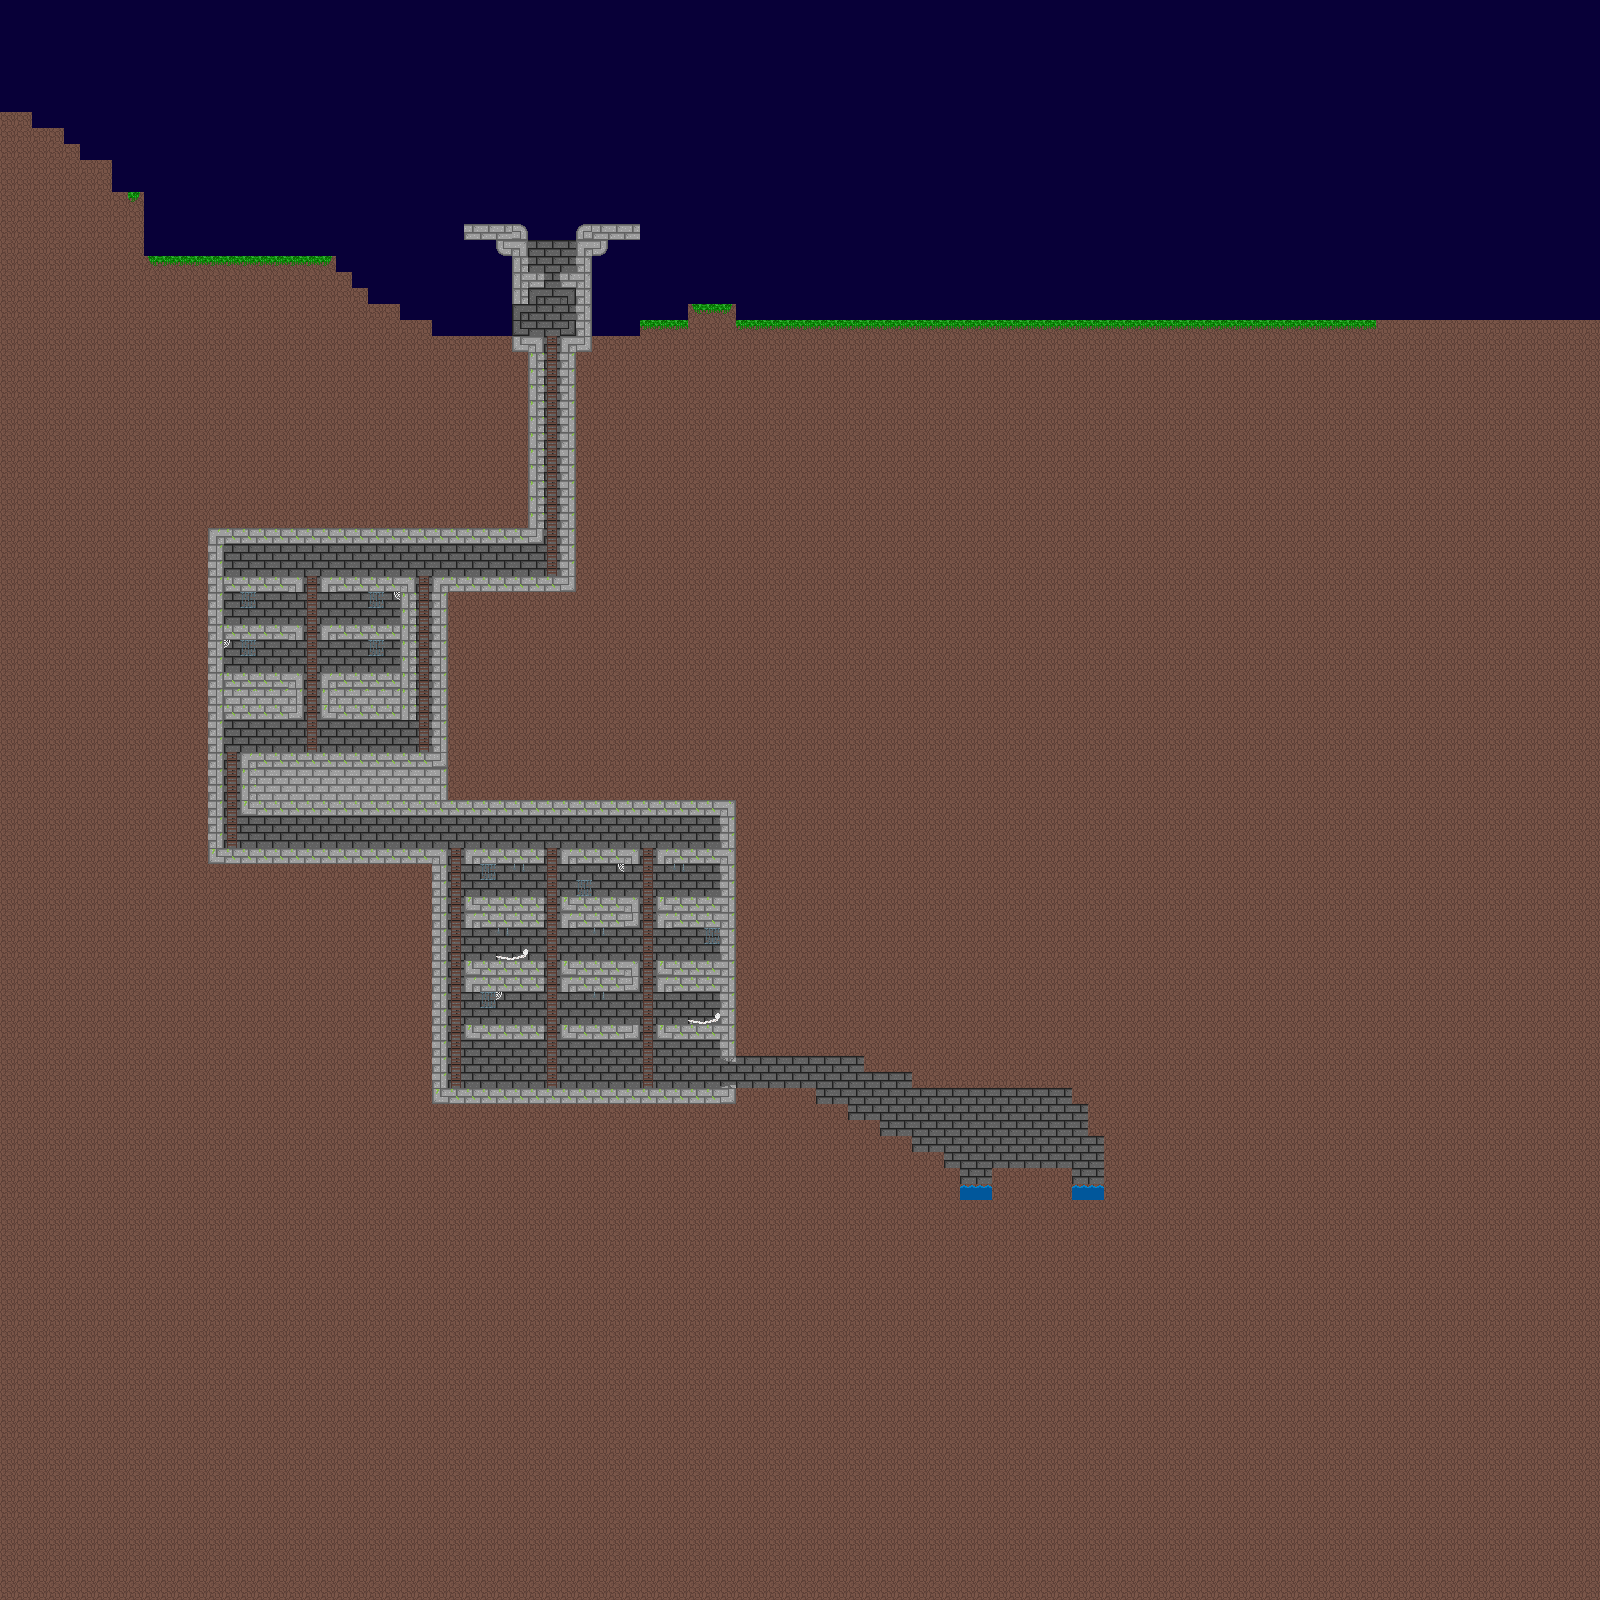

A 2D game scene composited from a Tiled map and its tileset images. What follows is a short description and the map's XML, with each tile layer's data collapsed to a summary:
An orthogonal 100x100 tile map with 16x16 px tiles, 4 tile layers (back, mid, collide, front) and 47 objects (24x door, 14x enemy, 7x ladder, player, crown).

<map version="1.4" tiledversion="1.4.3" orientation="orthogonal" renderorder="right-down" width="100" height="100" tilewidth="16" tileheight="16" infinite="0" backgroundcolor="#080038" nextlayerid="6" nextobjectid="52">
 <tileset firstgid="1" name="tilemapflat" tilewidth="16" tileheight="16" tilecount="71" columns="71">
  <image source="level3_tiles.png" width="1136" height="16" />
 </tileset>
 <layer id="1" name="back" width="100" height="100">
  <data>[10000 cells, 7995 non-empty, 10 distinct tile ids]</data>
 </layer>
 <layer id="2" name="mid" width="100" height="100">
  <data>[10000 cells, 100 non-empty, 4 distinct tile ids]</data>
 </layer>
 <layer id="3" name="collide" width="100" height="100">
  <data>[10000 cells, 466 non-empty, 24 distinct tile ids]</data>
 </layer>
 <layer id="4" name="front" width="100" height="100">
  <data>[10000 cells, 11 non-empty, 5 distinct tile ids]</data>
 </layer>
 <objectgroup id="5" name="objects">
  <object id="1" type="player" x="160" y="222" width="64" height="34" />
  <object id="3" type="enemy" x="560.5" y="239.375" width="14" height="20.75" />
  <object id="4" type="enemy" x="500.25" y="198.375" width="14" height="20.75" />
  <object id="5" type="enemy" x="331.5" y="552.125" width="14" height="20.75" />
  <object id="6" type="enemy" x="264.75" y="598.375" width="14" height="20.75" />
  <object id="7" type="enemy" x="354.75" y="644.125" width="14" height="20.75" />
  <object id="8" type="enemy" x="391.5" y="728.375" width="14" height="20.75" />
  <object id="9" type="enemy" x="513.75" y="824.375" width="14" height="20.75" />
  <object id="10" type="enemy" x="693.5" y="822.875" width="14" height="20.75" />
  <object id="11" type="enemy" x="693" y="868.375" width="14" height="20.75" />
  <object id="12" type="enemy" x="499.5" y="996.625" width="14" height="20.75" />
  <object id="13" type="enemy" x="689.25" y="928.375" width="14" height="20.75" />
  <object id="14" type="enemy" x="587.75" y="934.875" width="14" height="20.75" />
  <object id="15" type="enemy" x="679.25" y="995.125" width="14" height="20.75" />
  <object id="16" type="enemy" x="926.25" y="1125.12" width="14" height="20.75" />
  <object id="17" type="crown" x="1024" y="1136" width="16" height="32" />
  <object id="18" type="door" x="657" y="992" width="16" height="32" />
  <object id="19" type="door" x="623" y="992" width="16" height="32" />
  <object id="20" type="door" x="657" y="928" width="16" height="32" />
  <object id="21" type="door" x="624" y="928" width="16" height="32" />
  <object id="22" type="door" x="657" y="864" width="16" height="32" />
  <object id="23" type="door" x="623.125" y="864" width="16" height="32" />
  <object id="24" type="door" x="657" y="816" width="16" height="32" />
  <object id="25" type="door" x="623" y="816" width="16" height="32" />
  <object id="26" type="door" x="560" y="992" width="16" height="32" />
  <object id="27" type="door" x="527" y="992" width="16" height="32" />
  <object id="28" type="door" x="528" y="928" width="16" height="32" />
  <object id="29" type="door" x="561" y="928" width="16" height="32" />
  <object id="30" type="door" x="527.25" y="863.875" width="16" height="32" />
  <object id="31" type="door" x="561.25" y="863.875" width="16" height="32" />
  <object id="32" type="door" x="465" y="928" width="16" height="32" />
  <object id="33" type="door" x="465" y="816" width="16" height="32" />
  <object id="34" type="door" x="465" y="864" width="16" height="32" />
  <object id="35" type="door" x="465" y="992" width="16" height="32" />
  <object id="36" type="door" x="320" y="640" width="16" height="32" />
  <object id="37" type="door" x="287" y="640" width="16" height="32" />
  <object id="40" type="door" x="287" y="592" width="16" height="32" />
  <object id="41" type="door" x="321" y="592" width="16" height="32" />
  <object id="43" type="door" x="399" y="544" width="16" height="32" />
  <object id="44" type="door" x="528" y="544" width="16" height="32" />
  <object id="45" type="ladder" x="640" y="848" width="17" height="240" />
  <object id="46" type="ladder" x="543" y="848" width="17" height="240" />
  <object id="47" type="ladder" x="448" y="848" width="17" height="240" />
  <object id="48" type="ladder" x="544" y="336.333" width="16" height="240" />
  <object id="49" type="ladder" x="224" y="752" width="16" height="96" />
  <object id="50" type="ladder" x="304" y="576" width="16" height="176" />
  <object id="51" type="ladder" x="416" y="576" width="16" height="176" />
 </objectgroup>
</map>
